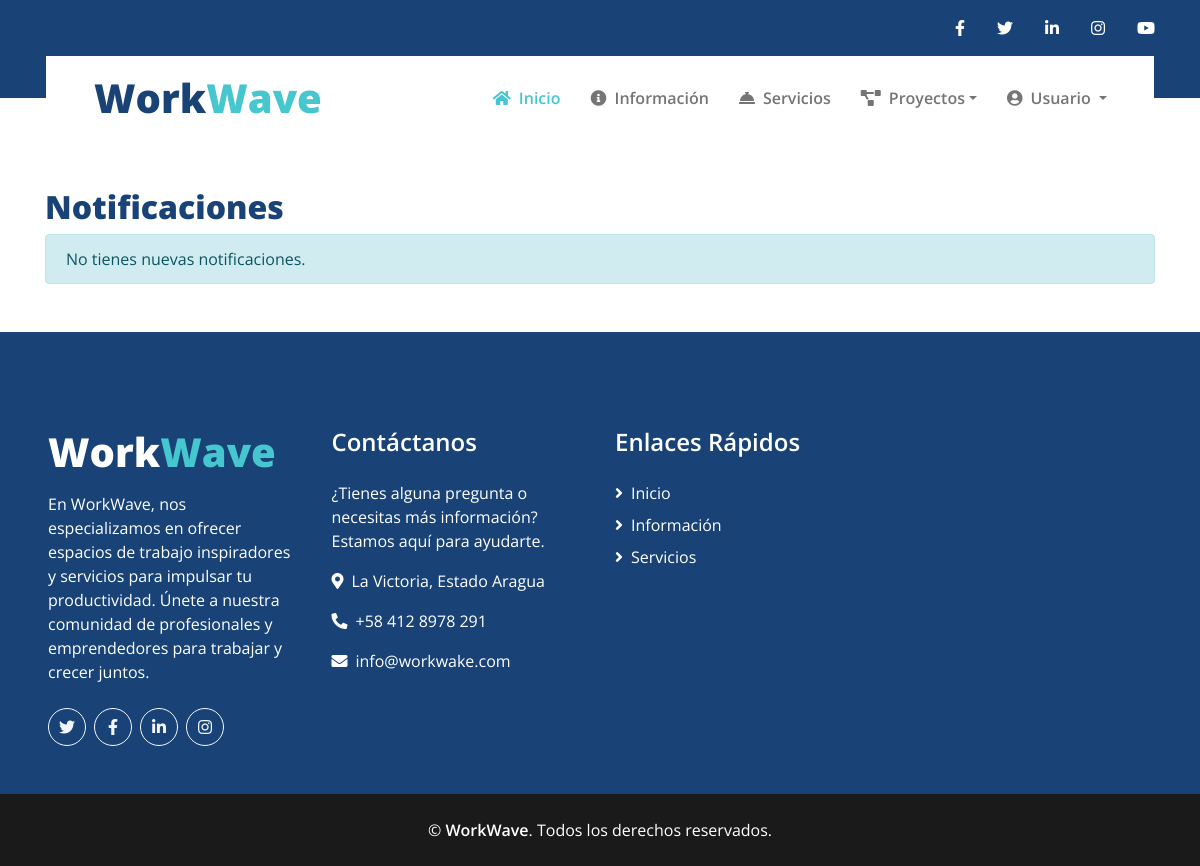
The page /notificaciones.php (signed in) on the database as committed earlier.
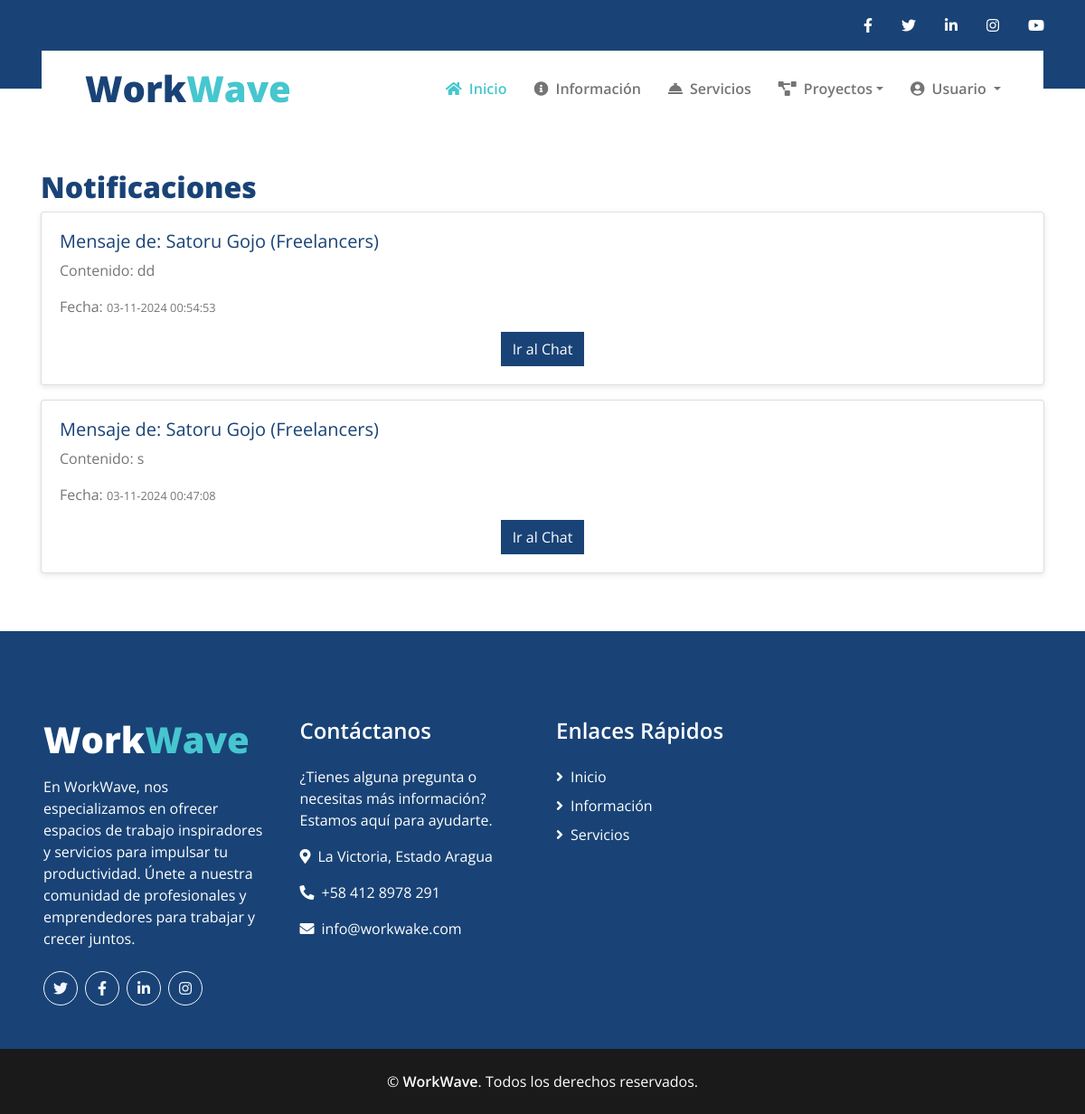
The same page on the database as committed later.
### tables this page shows
CREATE TABLE `messages` (
  `id` int(11) NOT NULL,
  `outgoing_msg_id` int(11) NOT NULL,
  `outgoing_role` enum('contratistas','empresas','freelancers') NOT NULL,
  `incoming_msg_id` int(11) NOT NULL,
  `incoming_role` enum('contratistas','empresas','freelancers') NOT NULL,
  `msg` text NOT NULL,
  `timestamp` datetime DEFAULT current_timestamp()
);

### notificaciones.php (the view, shortened to what this page needs)
<?php
include './config/conexion.php';
$userId = $_SESSION['user_id'];
function obtenerNombreYRol($conn, $userId, $role) {
    switch ($role) {
        case 'freelancers':
            $sql = "SELECT nombre AS nombre_usuario FROM freelancers WHERE id = ?";
            break;
    }
    $stmt = $conn->prepare($sql);
    $stmt->bind_param("i", $userId);
    $stmt->execute();
    $result = $stmt->get_result();
    if ($result && $row = $result->fetch_assoc()) {
        return ['nombre' => $row['nombre_usuario'], 'rol' => $role];
    } else {
        return ['nombre' => 'Usuario no encontrado', 'rol' => $role];
    }
}
$sql = "SELECT outgoing_msg_id, outgoing_role, msg, timestamp FROM messages WHERE incoming_msg_id = ? ORDER BY timestamp DESC";
$stmt = $conn->prepare($sql);
$stmt->bind_param("i", $userId);
$stmt->execute();
$result = $stmt->get_result();
?>
<!DOCTYPE html>
<html lang="es">
<head>
    <link href="./Assets/css/style.css" rel="stylesheet">
    <link rel="stylesheet" href="https://stackpath.bootstrapcdn.com/bootstrap/4.5.2/css/bootstrap.min.css">
</head>
<body>
    <?php include './Includes/Header.php'; ?>
    <div class="container mt-5">
        <h2>Notificaciones</h2>
        <?php if ($result->num_rows > 0): ?>
            <div class="list-group">
                <?php while ($row = $result->fetch_assoc()): ?>
                    <?php
                    $remitente = obtenerNombreYRol($conn, $row['outgoing_msg_id'], $row['outgoing_role']);
                    ?>
                    <div class="card">
                        <div class="card-body">
                            <h5>Mensaje de: <?php echo htmlspecialchars($remitente['nombre']); ?> (<?php echo ucfirst($remitente['rol']); ?>)</h5>
                            <p>Contenido: <?php echo htmlspecialchars($row['msg']); ?></p>
                            <p>Fecha: <small><?php echo date('d-m-Y H:i:s', strtotime($row['timestamp'])); ?></small></p>
                            <div class="text-center">
                                <a href="Chat.php?user_id=<?php echo htmlspecialchars($row['outgoing_msg_id']); ?>&role=<?php echo htmlspecialchars($row['outgoing_role']); ?>" class="btn btn-primary">Ir al Chat</a>
                            </div>
                        </div>
                    </div>
                <?php endwhile; ?>
            </div>
        <?php else: ?>
            <div class="alert alert-info">No tienes nuevas notificaciones.</div>
        <?php endif; ?>
    </div>
    <?php include './Includes/Footer.php'; ?>
</body>
</html>

Rows that differ between the two databases and show on the page:
added messages: nombre "Satoru Gojo", rol "Freelancers", msg "dd", timestamp "03-11-2024 00:54:53"
added messages: nombre "Satoru Gojo", rol "Freelancers", msg "s", timestamp "03-11-2024 00:47:08"
Other text that changed with them:
text no longer shown: "No tienes nuevas notificaciones."
